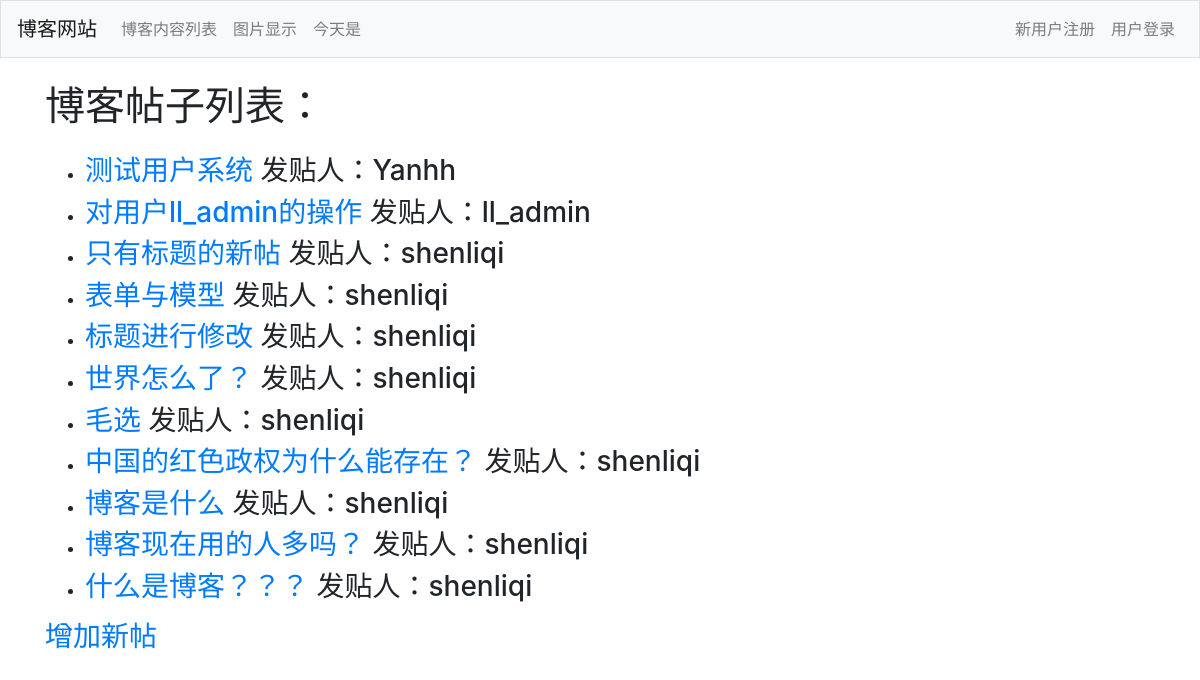
Page /blogposts/ on the committed database.
### blogs/models.py (models this page shows)
class BlogPost(models.Model):
    title = models.CharField(max_length=200)
    text = models.TextField()
    date_added = models.DateTimeField(auto_now_add=True)
    owner = models.ForeignKey(User, on_delete=models.CASCADE)
    def __str__(self):
        return self.title

### blogs/views.py (the view)
# urls.py: path('blogposts/', views.blogposts, name='blogposts'),
def blogposts(request):
    blogposts = BlogPost.objects.order_by('-date_added')
    context = {'blogposts':blogposts}
    return render(request, 'blogs/blogposts.html', context)

### blogs/templates/blogs/blogposts.html
{% extends "blogs/base.html" %}
{% block page_header %}
  <h1>博客帖子列表：</h1>
{% endblock page_header %}
{% block content %}
  <ul>
    {% for blogpost in blogposts %}
      <li><h3>
        <a href="{% url 'blogs:blogpost' blogpost.id %}">{{ blogpost }}</a>
        发贴人：{{ blogpost.owner }}
      </h3></li>
    {% empty %}
      <li><h3>还没有人写帖，欢迎！！！</h3></li>
    {% endfor %}
  </ul>
  <h3><a href="{% url 'blogs:new_blog' %}">增加新帖</a></h3>
{% endblock content %}

### rows in the picture
BlogPost: title "测试用户系统", owner "Yanhh"
BlogPost: title "对用户ll_admin的操作", owner "ll_admin"
BlogPost: title "只有标题的新帖", owner "shenliqi"
BlogPost: title "表单与模型", owner "shenliqi"
BlogPost: title "标题进行修改", owner "shenliqi"
BlogPost: title "世界怎么了？", owner "shenliqi"
BlogPost: title "毛选", owner "shenliqi"
BlogPost: title "中国的红色政权为什么能存在？", owner "shenliqi"
BlogPost: title "博客是什么", owner "shenliqi"
BlogPost: title "博客现在用的人多吗？", owner "shenliqi"
BlogPost: title "什么是博客？？？", owner "shenliqi"
